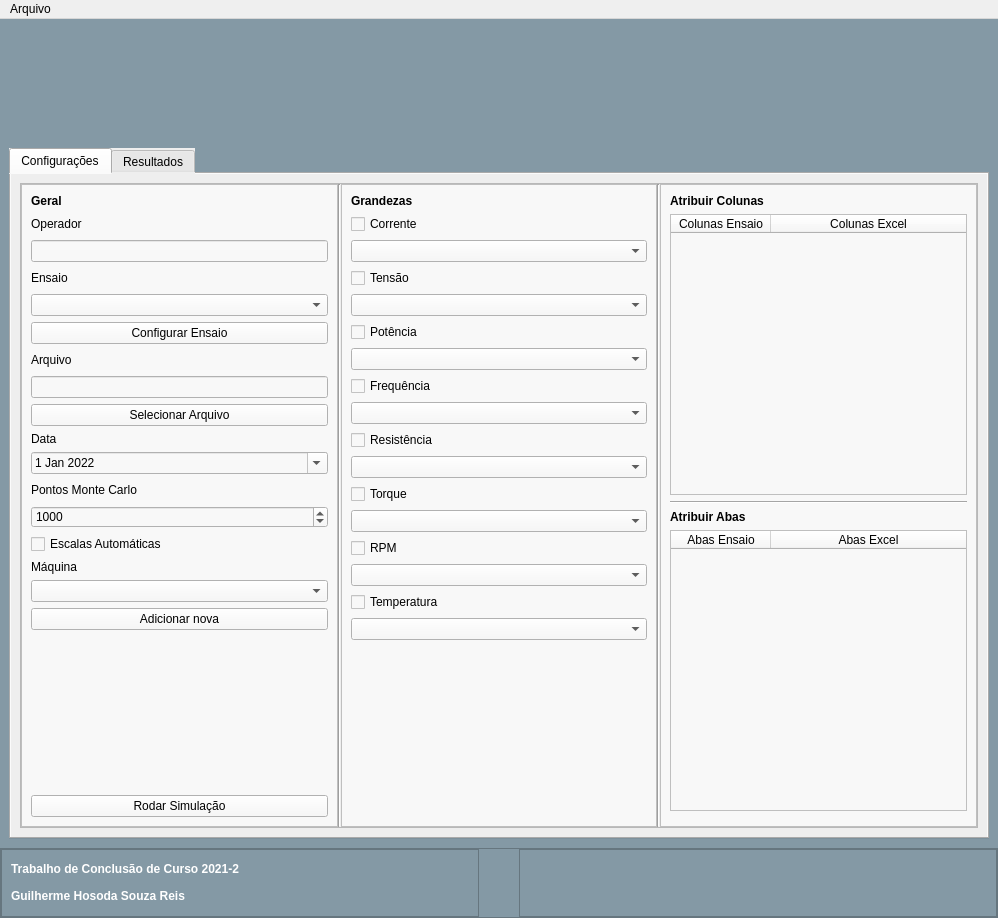
<?xml version="1.0" encoding="UTF-8"?>
<ui version="4.0">
 <class>MainWindow</class>
 <widget class="QMainWindow" name="MainWindow">
  <property name="geometry">
   <rect>
    <x>0</x>
    <y>0</y>
    <width>998</width>
    <height>918</height>
   </rect>
  </property>
  <property name="windowTitle">
   <string>FEIMC</string>
  </property>
  <property name="windowIcon">
   <iconset>
    <normaloff>TCC VSCode/Imagens/logo.png</normaloff>TCC VSCode/Imagens/logo.png</iconset>
  </property>
  <widget class="QWidget" name="centralwidget">
   <layout class="QVBoxLayout" name="verticalLayout">
    <property name="spacing">
     <number>0</number>
    </property>
    <property name="leftMargin">
     <number>0</number>
    </property>
    <property name="topMargin">
     <number>0</number>
    </property>
    <property name="rightMargin">
     <number>0</number>
    </property>
    <property name="bottomMargin">
     <number>0</number>
    </property>
    <item>
     <widget class="QFrame" name="cabecalho">
      <property name="enabled">
       <bool>true</bool>
      </property>
      <property name="minimumSize">
       <size>
        <width>0</width>
        <height>120</height>
       </size>
      </property>
      <property name="maximumSize">
       <size>
        <width>16777215</width>
        <height>120</height>
       </size>
      </property>
      <property name="autoFillBackground">
       <bool>false</bool>
      </property>
      <property name="styleSheet">
       <string notr="true">background-color: rgb(132, 153, 165);</string>
      </property>
      <property name="frameShape">
       <enum>QFrame::NoFrame</enum>
      </property>
      <property name="frameShadow">
       <enum>QFrame::Raised</enum>
      </property>
      <layout class="QHBoxLayout" name="horizontalLayout_8">
       <item>
        <widget class="QLabel" name="logo">
         <property name="sizePolicy">
          <sizepolicy hsizetype="Fixed" vsizetype="Fixed">
           <horstretch>0</horstretch>
           <verstretch>0</verstretch>
          </sizepolicy>
         </property>
         <property name="minimumSize">
          <size>
           <width>300</width>
           <height>100</height>
          </size>
         </property>
         <property name="maximumSize">
          <size>
           <width>300</width>
           <height>100</height>
          </size>
         </property>
         <property name="text">
          <string/>
         </property>
         <property name="pixmap">
          <pixmap resource="TCC VSCode/Imagens/imagens.qrc">:/newPrefix/logo-feimc-escrita.png</pixmap>
         </property>
         <property name="scaledContents">
          <bool>true</bool>
         </property>
         <property name="alignment">
          <set>Qt::AlignLeading|Qt::AlignLeft|Qt::AlignVCenter</set>
         </property>
        </widget>
       </item>
       <item>
        <spacer name="horizontalSpacer">
         <property name="orientation">
          <enum>Qt::Horizontal</enum>
         </property>
         <property name="sizeHint" stdset="0">
          <size>
           <width>40</width>
           <height>20</height>
          </size>
         </property>
        </spacer>
       </item>
       <item>
        <widget class="QLabel" name="logo_2">
         <property name="sizePolicy">
          <sizepolicy hsizetype="Fixed" vsizetype="Fixed">
           <horstretch>0</horstretch>
           <verstretch>0</verstretch>
          </sizepolicy>
         </property>
         <property name="minimumSize">
          <size>
           <width>300</width>
           <height>100</height>
          </size>
         </property>
         <property name="maximumSize">
          <size>
           <width>300</width>
           <height>100</height>
          </size>
         </property>
         <property name="text">
          <string/>
         </property>
         <property name="pixmap">
          <pixmap resource="TCC VSCode/Imagens/imagens.qrc">:/newPrefix/grucad-01.png</pixmap>
         </property>
         <property name="scaledContents">
          <bool>true</bool>
         </property>
        </widget>
       </item>
      </layout>
     </widget>
    </item>
    <item>
     <widget class="QFrame" name="frame">
      <property name="styleSheet">
       <string notr="true">background-color: rgb(132, 153, 165);</string>
      </property>
      <property name="frameShape">
       <enum>QFrame::NoFrame</enum>
      </property>
      <property name="frameShadow">
       <enum>QFrame::Raised</enum>
      </property>
      <layout class="QVBoxLayout" name="verticalLayout_4">
       <item>
        <widget class="QTabWidget" name="tabWidget">
         <property name="sizePolicy">
          <sizepolicy hsizetype="Expanding" vsizetype="Expanding">
           <horstretch>0</horstretch>
           <verstretch>0</verstretch>
          </sizepolicy>
         </property>
         <property name="maximumSize">
          <size>
           <width>16777215</width>
           <height>16777215</height>
          </size>
         </property>
         <property name="autoFillBackground">
          <bool>false</bool>
         </property>
         <property name="styleSheet">
          <string notr="true">background-color: rgb(238, 238, 238);</string>
         </property>
         <property name="currentIndex">
          <number>0</number>
         </property>
         <widget class="QWidget" name="config">
          <attribute name="title">
           <string>Configurações</string>
          </attribute>
          <layout class="QHBoxLayout" name="horizontalLayout_2">
           <item>
            <widget class="QFrame" name="frame_config">
             <property name="sizePolicy">
              <sizepolicy hsizetype="Expanding" vsizetype="Expanding">
               <horstretch>0</horstretch>
               <verstretch>0</verstretch>
              </sizepolicy>
             </property>
             <property name="minimumSize">
              <size>
               <width>200</width>
               <height>300</height>
              </size>
             </property>
             <property name="styleSheet">
              <string notr="true"/>
             </property>
             <property name="frameShape">
              <enum>QFrame::StyledPanel</enum>
             </property>
             <property name="frameShadow">
              <enum>QFrame::Raised</enum>
             </property>
             <layout class="QHBoxLayout" name="horizontalLayout">
              <property name="spacing">
               <number>0</number>
              </property>
              <property name="leftMargin">
               <number>0</number>
              </property>
              <property name="topMargin">
               <number>0</number>
              </property>
              <property name="rightMargin">
               <number>0</number>
              </property>
              <property name="bottomMargin">
               <number>0</number>
              </property>
              <item>
               <widget class="QFrame" name="config_gerais">
                <property name="sizePolicy">
                 <sizepolicy hsizetype="Expanding" vsizetype="Ignored">
                  <horstretch>0</horstretch>
                  <verstretch>0</verstretch>
                 </sizepolicy>
                </property>
                <property name="minimumSize">
                 <size>
                  <width>200</width>
                  <height>0</height>
                 </size>
                </property>
                <property name="maximumSize">
                 <size>
                  <width>16777215</width>
                  <height>16777215</height>
                 </size>
                </property>
                <property name="styleSheet">
                 <string notr="true">background-color: rgb(248, 248, 248);</string>
                </property>
                <property name="frameShape">
                 <enum>QFrame::StyledPanel</enum>
                </property>
                <property name="frameShadow">
                 <enum>QFrame::Raised</enum>
                </property>
                <layout class="QVBoxLayout" name="verticalLayout_2">
                 <item>
                  <widget class="QLabel" name="l_geral">
                   <property name="whatsThis">
                    <string>&lt;html&gt;&lt;head/&gt;&lt;body&gt;&lt;p&gt;&lt;span style=&quot; font-weight:600;&quot;&gt;Grandezas&lt;/span&gt;&lt;/p&gt;&lt;/body&gt;&lt;/html&gt;</string>
                   </property>
                   <property name="text">
                    <string>&lt;html&gt;&lt;head/&gt;&lt;body&gt;&lt;p&gt;&lt;span style=&quot; font-weight:600;&quot;&gt;Geral&lt;/span&gt;&lt;/p&gt;&lt;/body&gt;&lt;/html&gt;</string>
                   </property>
                  </widget>
                 </item>
                 <item>
                  <widget class="QLabel" name="operador">
                   <property name="sizePolicy">
                    <sizepolicy hsizetype="Preferred" vsizetype="MinimumExpanding">
                     <horstretch>0</horstretch>
                     <verstretch>0</verstretch>
                    </sizepolicy>
                   </property>
                   <property name="maximumSize">
                    <size>
                     <width>16777215</width>
                     <height>20</height>
                    </size>
                   </property>
                   <property name="text">
                    <string>Operador</string>
                   </property>
                  </widget>
                 </item>
                 <item>
                  <widget class="QLineEdit" name="i_operador"/>
                 </item>
                 <item>
                  <widget class="QLabel" name="l_ensaio">
                   <property name="sizePolicy">
                    <sizepolicy hsizetype="Preferred" vsizetype="MinimumExpanding">
                     <horstretch>0</horstretch>
                     <verstretch>0</verstretch>
                    </sizepolicy>
                   </property>
                   <property name="maximumSize">
                    <size>
                     <width>16777215</width>
                     <height>20</height>
                    </size>
                   </property>
                   <property name="text">
                    <string>Ensaio</string>
                   </property>
                  </widget>
                 </item>
                 <item>
                  <widget class="QComboBox" name="c_ensaio"/>
                 </item>
                 <item>
                  <widget class="QPushButton" name="b_ensaio">
                   <property name="text">
                    <string>Configurar Ensaio</string>
                   </property>
                  </widget>
                 </item>
                 <item>
                  <widget class="QLabel" name="l_arquivo">
                   <property name="sizePolicy">
                    <sizepolicy hsizetype="Preferred" vsizetype="MinimumExpanding">
                     <horstretch>0</horstretch>
                     <verstretch>0</verstretch>
                    </sizepolicy>
                   </property>
                   <property name="maximumSize">
                    <size>
                     <width>16777215</width>
                     <height>20</height>
                    </size>
                   </property>
                   <property name="text">
                    <string>Arquivo</string>
                   </property>
                  </widget>
                 </item>
                 <item>
                  <widget class="QLineEdit" name="i_arquivo"/>
                 </item>
                 <item>
                  <widget class="QPushButton" name="b_arquivo">
                   <property name="text">
                    <string>Selecionar Arquivo</string>
                   </property>
                  </widget>
                 </item>
                 <item>
                  <widget class="QLabel" name="label">
                   <property name="text">
                    <string>Data</string>
                   </property>
                  </widget>
                 </item>
                 <item>
                  <widget class="QDateEdit" name="dateEdit">
                   <property name="dateTime">
                    <datetime>
                     <hour>0</hour>
                     <minute>0</minute>
                     <second>0</second>
                     <year>2022</year>
                     <month>1</month>
                     <day>1</day>
                    </datetime>
                   </property>
                   <property name="maximumDateTime">
                    <datetime>
                     <hour>23</hour>
                     <minute>59</minute>
                     <second>59</second>
                     <year>9999</year>
                     <month>12</month>
                     <day>31</day>
                    </datetime>
                   </property>
                   <property name="currentSection">
                    <enum>QDateTimeEdit::DaySection</enum>
                   </property>
                   <property name="calendarPopup">
                    <bool>true</bool>
                   </property>
                  </widget>
                 </item>
                 <item>
                  <widget class="QLabel" name="l_pontos">
                   <property name="sizePolicy">
                    <sizepolicy hsizetype="Preferred" vsizetype="MinimumExpanding">
                     <horstretch>0</horstretch>
                     <verstretch>0</verstretch>
                    </sizepolicy>
                   </property>
                   <property name="maximumSize">
                    <size>
                     <width>16777215</width>
                     <height>20</height>
                    </size>
                   </property>
                   <property name="text">
                    <string>Pontos Monte Carlo</string>
                   </property>
                  </widget>
                 </item>
                 <item>
                  <widget class="QSpinBox" name="s_pontos">
                   <property name="minimum">
                    <number>1</number>
                   </property>
                   <property name="maximum">
                    <number>10000</number>
                   </property>
                   <property name="value">
                    <number>1000</number>
                   </property>
                  </widget>
                 </item>
                 <item>
                  <widget class="QCheckBox" name="cb_escalas">
                   <property name="text">
                    <string>Escalas Automáticas</string>
                   </property>
                  </widget>
                 </item>
                 <item>
                  <widget class="QLabel" name="l_maquinas">
                   <property name="maximumSize">
                    <size>
                     <width>16777215</width>
                     <height>20</height>
                    </size>
                   </property>
                   <property name="text">
                    <string>Máquina</string>
                   </property>
                  </widget>
                 </item>
                 <item>
                  <widget class="QComboBox" name="c_maquina"/>
                 </item>
                 <item>
                  <widget class="QPushButton" name="b_maquina">
                   <property name="text">
                    <string>Adicionar nova</string>
                   </property>
                  </widget>
                 </item>
                 <item>
                  <spacer name="verticalSpacer">
                   <property name="orientation">
                    <enum>Qt::Vertical</enum>
                   </property>
                   <property name="sizeHint" stdset="0">
                    <size>
                     <width>20</width>
                     <height>40</height>
                    </size>
                   </property>
                  </spacer>
                 </item>
                 <item>
                  <widget class="QPushButton" name="b_start">
                   <property name="text">
                    <string>Rodar Simulação</string>
                   </property>
                  </widget>
                 </item>
                </layout>
               </widget>
              </item>
              <item>
               <widget class="Line" name="espaco_1">
                <property name="orientation">
                 <enum>Qt::Vertical</enum>
                </property>
               </widget>
              </item>
              <item>
               <widget class="QFrame" name="config_equip">
                <property name="sizePolicy">
                 <sizepolicy hsizetype="Expanding" vsizetype="Preferred">
                  <horstretch>0</horstretch>
                  <verstretch>0</verstretch>
                 </sizepolicy>
                </property>
                <property name="minimumSize">
                 <size>
                  <width>200</width>
                  <height>0</height>
                 </size>
                </property>
                <property name="styleSheet">
                 <string notr="true">background-color: rgb(248, 248, 248);</string>
                </property>
                <property name="frameShape">
                 <enum>QFrame::StyledPanel</enum>
                </property>
                <property name="frameShadow">
                 <enum>QFrame::Raised</enum>
                </property>
                <layout class="QVBoxLayout" name="verticalLayout_3">
                 <item>
                  <widget class="QLabel" name="l_grandezas">
                   <property name="whatsThis">
                    <string>&lt;html&gt;&lt;head/&gt;&lt;body&gt;&lt;p&gt;&lt;span style=&quot; font-weight:600;&quot;&gt;Grandezas&lt;/span&gt;&lt;/p&gt;&lt;/body&gt;&lt;/html&gt;</string>
                   </property>
                   <property name="text">
                    <string>&lt;html&gt;&lt;head/&gt;&lt;body&gt;&lt;p&gt;&lt;span style=&quot; font-weight:600;&quot;&gt;Grandezas&lt;/span&gt;&lt;/p&gt;&lt;/body&gt;&lt;/html&gt;</string>
                   </property>
                  </widget>
                 </item>
                 <item>
                  <widget class="QCheckBox" name="cb_corrente">
                   <property name="text">
                    <string>Corrente</string>
                   </property>
                  </widget>
                 </item>
                 <item>
                  <widget class="QComboBox" name="c_corrente"/>
                 </item>
                 <item>
                  <widget class="QCheckBox" name="cb_tensao">
                   <property name="text">
                    <string>Tensão</string>
                   </property>
                  </widget>
                 </item>
                 <item>
                  <widget class="QComboBox" name="c_tensao"/>
                 </item>
                 <item>
                  <widget class="QCheckBox" name="cb_potencia">
                   <property name="text">
                    <string>Potência</string>
                   </property>
                  </widget>
                 </item>
                 <item>
                  <widget class="QComboBox" name="c_potencia"/>
                 </item>
                 <item>
                  <widget class="QCheckBox" name="cb_frequencia">
                   <property name="text">
                    <string>Frequência</string>
                   </property>
                  </widget>
                 </item>
                 <item>
                  <widget class="QComboBox" name="c_frequencia"/>
                 </item>
                 <item>
                  <widget class="QCheckBox" name="cb_resistencia">
                   <property name="text">
                    <string>Resistência</string>
                   </property>
                  </widget>
                 </item>
                 <item>
                  <widget class="QComboBox" name="c_resistencia"/>
                 </item>
                 <item>
                  <widget class="QCheckBox" name="cb_torque">
                   <property name="text">
                    <string>Torque</string>
                   </property>
                  </widget>
                 </item>
                 <item>
                  <widget class="QComboBox" name="c_torque"/>
                 </item>
                 <item>
                  <widget class="QCheckBox" name="cb_rpm">
                   <property name="text">
                    <string>RPM</string>
                   </property>
                  </widget>
                 </item>
                 <item>
                  <widget class="QComboBox" name="c_rpm"/>
                 </item>
                 <item>
                  <widget class="QCheckBox" name="cb_temperatura">
                   <property name="text">
                    <string>Temperatura</string>
                   </property>
                  </widget>
                 </item>
                 <item>
                  <widget class="QComboBox" name="c_temperatura"/>
                 </item>
                 <item>
                  <spacer name="verticalSpacer_2">
                   <property name="orientation">
                    <enum>Qt::Vertical</enum>
                   </property>
                   <property name="sizeHint" stdset="0">
                    <size>
                     <width>20</width>
                     <height>250</height>
                    </size>
                   </property>
                  </spacer>
                 </item>
                </layout>
               </widget>
              </item>
              <item>
               <widget class="Line" name="espaco_2">
                <property name="orientation">
                 <enum>Qt::Vertical</enum>
                </property>
               </widget>
              </item>
              <item>
               <widget class="QFrame" name="config_dados">
                <property name="sizePolicy">
                 <sizepolicy hsizetype="Expanding" vsizetype="MinimumExpanding">
                  <horstretch>0</horstretch>
                  <verstretch>0</verstretch>
                 </sizepolicy>
                </property>
                <property name="minimumSize">
                 <size>
                  <width>200</width>
                  <height>0</height>
                 </size>
                </property>
                <property name="styleSheet">
                 <string notr="true">background-color: rgb(248, 248, 248);</string>
                </property>
                <property name="frameShape">
                 <enum>QFrame::StyledPanel</enum>
                </property>
                <property name="frameShadow">
                 <enum>QFrame::Raised</enum>
                </property>
                <layout class="QVBoxLayout" name="verticalLayout_5">
                 <property name="spacing">
                  <number>0</number>
                 </property>
                 <property name="leftMargin">
                  <number>0</number>
                 </property>
                 <property name="topMargin">
                  <number>0</number>
                 </property>
                 <property name="rightMargin">
                  <number>0</number>
                 </property>
                 <property name="bottomMargin">
                  <number>0</number>
                 </property>
                 <item>
                  <widget class="QScrollArea" name="scrollArea">
                   <property name="frameShape">
                    <enum>QFrame::NoFrame</enum>
                   </property>
                   <property name="horizontalScrollBarPolicy">
                    <enum>Qt::ScrollBarAlwaysOff</enum>
                   </property>
                   <property name="widgetResizable">
                    <bool>true</bool>
                   </property>
                   <widget class="QWidget" name="scrollAreaWidgetContents">
                    <property name="geometry">
                     <rect>
                      <x>0</x>
                      <y>0</y>
                      <width>314</width>
                      <height>641</height>
                     </rect>
                    </property>
                    <layout class="QVBoxLayout" name="verticalLayout_10">
                     <item>
                      <widget class="QLabel" name="l_at_col">
                       <property name="sizePolicy">
                        <sizepolicy hsizetype="Preferred" vsizetype="Fixed">
                         <horstretch>0</horstretch>
                         <verstretch>0</verstretch>
                        </sizepolicy>
                       </property>
                       <property name="whatsThis">
                        <string>&lt;html&gt;&lt;head/&gt;&lt;body&gt;&lt;p&gt;&lt;span style=&quot; font-weight:600;&quot;&gt;Grandezas&lt;/span&gt;&lt;/p&gt;&lt;/body&gt;&lt;/html&gt;</string>
                       </property>
                       <property name="text">
                        <string>&lt;html&gt;&lt;head/&gt;&lt;body&gt;&lt;p&gt;&lt;span style=&quot; font-weight:600;&quot;&gt;Atribuir Colunas&lt;/span&gt;&lt;/p&gt;&lt;/body&gt;&lt;/html&gt;</string>
                       </property>
                      </widget>
                     </item>
                     <item>
                      <widget class="QTableWidget" name="tw_colunas">
                       <property name="sizeAdjustPolicy">
                        <enum>QAbstractScrollArea::AdjustIgnored</enum>
                       </property>
                       <attribute name="horizontalHeaderStretchLastSection">
                        <bool>true</bool>
                       </attribute>
                       <column>
                        <property name="text">
                         <string>Colunas Ensaio</string>
                        </property>
                       </column>
                       <column>
                        <property name="text">
                         <string>Colunas Excel</string>
                        </property>
                       </column>
                      </widget>
                     </item>
                     <item>
                      <widget class="Line" name="line_2">
                       <property name="orientation">
                        <enum>Qt::Horizontal</enum>
                       </property>
                      </widget>
                     </item>
                     <item>
                      <widget class="QLabel" name="l_at_abas">
                       <property name="sizePolicy">
                        <sizepolicy hsizetype="Preferred" vsizetype="Fixed">
                         <horstretch>0</horstretch>
                         <verstretch>0</verstretch>
                        </sizepolicy>
                       </property>
                       <property name="whatsThis">
                        <string>&lt;html&gt;&lt;head/&gt;&lt;body&gt;&lt;p&gt;&lt;span style=&quot; font-weight:600;&quot;&gt;Grandezas&lt;/span&gt;&lt;/p&gt;&lt;/body&gt;&lt;/html&gt;</string>
                       </property>
                       <property name="text">
                        <string>&lt;html&gt;&lt;head/&gt;&lt;body&gt;&lt;p&gt;&lt;span style=&quot; font-weight:600;&quot;&gt;Atribuir Abas&lt;/span&gt;&lt;/p&gt;&lt;/body&gt;&lt;/html&gt;</string>
                       </property>
                      </widget>
                     </item>
                     <item>
                      <widget class="QTableWidget" name="tw_linhas">
                       <attribute name="horizontalHeaderStretchLastSection">
                        <bool>true</bool>
                       </attribute>
                       <column>
                        <property name="text">
                         <string>Abas Ensaio</string>
                        </property>
                       </column>
                       <column>
                        <property name="text">
                         <string>Abas Excel</string>
                        </property>
                       </column>
                      </widget>
                     </item>
                     <item>
                      <widget class="QWidget" name="w_abas" native="true"/>
                     </item>
                    </layout>
                   </widget>
                  </widget>
                 </item>
                </layout>
               </widget>
              </item>
             </layout>
            </widget>
           </item>
          </layout>
         </widget>
         <widget class="QWidget" name="resultados">
          <attribute name="title">
           <string>Resultados</string>
          </attribute>
          <layout class="QVBoxLayout" name="verticalLayout_6">
           <item>
            <widget class="QFrame" name="frame_4">
             <property name="frameShape">
              <enum>QFrame::StyledPanel</enum>
             </property>
             <property name="frameShadow">
              <enum>QFrame::Raised</enum>
             </property>
             <layout class="QHBoxLayout" name="horizontalLayout_4">
              <item>
               <widget class="QFrame" name="frame_2">
                <property name="maximumSize">
                 <size>
                  <width>200</width>
                  <height>16777215</height>
                 </size>
                </property>
                <property name="styleSheet">
                 <string notr="true">background-color: rgb(248, 248, 248);</string>
                </property>
                <property name="frameShape">
                 <enum>QFrame::StyledPanel</enum>
                </property>
                <property name="frameShadow">
                 <enum>QFrame::Raised</enum>
                </property>
                <layout class="QVBoxLayout" name="verticalLayout_7">
                 <item>
                  <widget class="QLabel" name="l_resultados">
                   <property name="whatsThis">
                    <string>&lt;html&gt;&lt;head/&gt;&lt;body&gt;&lt;p&gt;&lt;span style=&quot; font-weight:600;&quot;&gt;Grandezas&lt;/span&gt;&lt;/p&gt;&lt;/body&gt;&lt;/html&gt;</string>
                   </property>
                   <property name="text">
                    <string>&lt;html&gt;&lt;head/&gt;&lt;body&gt;&lt;p&gt;&lt;span style=&quot; font-weight:600;&quot;&gt;Apresentar no relatório&lt;/span&gt;&lt;/p&gt;&lt;/body&gt;&lt;/html&gt;</string>
                   </property>
                  </widget>
                 </item>
                 <item>
                  <widget class="QCheckBox" name="cb_violino">
                   <property name="text">
                    <string>ViollinPlot</string>
                   </property>
                  </widget>
                 </item>
                 <item>
                  <widget class="QCheckBox" name="cb_boxplot">
                   <property name="text">
                    <string>BoxPlot</string>
                   </property>
                  </widget>
                 </item>
                 <item>
                  <widget class="QCheckBox" name="cb_histograma_nominal">
                   <property name="text">
                    <string>Histograma (nominal apenas)</string>
                   </property>
                  </widget>
                 </item>
                 <item>
                  <widget class="QCheckBox" name="cb_histograma">
                   <property name="text">
                    <string>Histograma (todos)</string>
                   </property>
                  </widget>
                 </item>
                 <item>
                  <widget class="QCheckBox" name="cb_max_min">
                   <property name="text">
                    <string>Máximo e mínimo</string>
                   </property>
                  </widget>
                 </item>
                 <item>
                  <widget class="QCheckBox" name="cb_media">
                   <property name="text">
                    <string>Média</string>
                   </property>
                  </widget>
                 </item>
                 <item>
                  <widget class="QCheckBox" name="cb_moda">
                   <property name="text">
                    <string>Moda</string>
                   </property>
                  </widget>
                 </item>
                 <item>
                  <widget class="QCheckBox" name="cb_mediana">
                   <property name="text">
                    <string>Mediana</string>
                   </property>
                  </widget>
                 </item>
                 <item>
                  <widget class="QCheckBox" name="cb_desvio_padrao">
                   <property name="text">
                    <string>Desvio Padrão</string>
                   </property>
                  </widget>
                 </item>
                 <item>
                  <widget class="QCheckBox" name="cb_variancia">
                   <property name="text">
                    <string>Variância</string>
                   </property>
                  </widget>
                 </item>
                 <item>
                  <widget class="QCheckBox" name="cb_quartis">
                   <property name="text">
                    <string>Quartis</string>
                   </property>
                  </widget>
                 </item>
                 <item>
                  <spacer name="verticalSpacer_4">
                   <property name="orientation">
                    <enum>Qt::Vertical</enum>
                   </property>
                   <property name="sizeHint" stdset="0">
                    <size>
                     <width>20</width>
                     <height>344</height>
                    </size>
                   </property>
                  </spacer>
                 </item>
                 <item>
                  <widget class="QCheckBox" name="cb_todos_resultados">
                   <property name="text">
                    <string>Selecionar todos</string>
                   </property>
                  </widget>
                 </item>
                 <item>
                  <widget class="QPushButton" name="pushButton">
                   <property name="text">
                    <string>Gerar Relatório</string>
                   </property>
                  </widget>
                 </item>
                </layout>
               </widget>
              </item>
              <item>
               <widget class="Line" name="line">
                <property name="orientation">
                 <enum>Qt::Vertical</enum>
                </property>
               </widget>
              </item>
              <item>
               <widget class="QFrame" name="frame_3">
                <property name="styleSheet">
                 <string notr="true">background-color: rgb(248, 248, 248);</string>
                </property>
                <property name="frameShape">
                 <enum>QFrame::StyledPanel</enum>
                </property>
                <property name="frameShadow">
                 <enum>QFrame::Raised</enum>
                </property>
                <layout class="QVBoxLayout" name="verticalLayout_9">
                 <item>
                  <widget class="QWidget" name="w_resultado" native="true"/>
                 </item>
                </layout>
               </widget>
              </item>
             </layout>
            </widget>
           </item>
          </layout>
         </widget>
        </widget>
       </item>
      </layout>
     </widget>
    </item>
    <item>
     <widget class="QFrame" name="rodape">
      <property name="minimumSize">
       <size>
        <width>0</width>
        <height>70</height>
       </size>
      </property>
      <property name="maximumSize">
       <size>
        <width>16777215</width>
        <height>70</height>
       </size>
      </property>
      <property name="styleSheet">
       <string notr="true">background-color: rgb(132, 153, 165);</string>
      </property>
      <property name="frameShape">
       <enum>QFrame::StyledPanel</enum>
      </property>
      <property name="frameShadow">
       <enum>QFrame::Raised</enum>
      </property>
      <layout class="QHBoxLayout" name="horizontalLayout_9">
       <property name="spacing">
        <number>0</number>
       </property>
       <property name="leftMargin">
        <number>0</number>
       </property>
       <property name="topMargin">
        <number>0</number>
       </property>
       <property name="rightMargin">
        <number>0</number>
       </property>
       <property name="bottomMargin">
        <number>0</number>
       </property>
       <item>
        <widget class="QFrame" name="frame_6">
         <property name="frameShape">
          <enum>QFrame::StyledPanel</enum>
         </property>
         <property name="frameShadow">
          <enum>QFrame::Raised</enum>
         </property>
         <layout class="QVBoxLayout" name="verticalLayout_8">
          <item>
           <widget class="QLabel" name="l_rodape">
            <property name="whatsThis">
             <string>&lt;html&gt;&lt;head/&gt;&lt;body&gt;&lt;p&gt;&lt;span style=&quot; font-weight:600; color:#ffffff;&quot;&gt;Guilherme Hosoda Souza Reis&lt;/span&gt;&lt;/p&gt;&lt;p&gt;&lt;span style=&quot; font-weight:600; color:#ffffff;&quot;&gt;Trabalho de Conclusão de Curso 2021-2&lt;/span&gt;&lt;/p&gt;&lt;/body&gt;&lt;/html&gt;</string>
            </property>
            <property name="text">
             <string>&lt;html&gt;&lt;head/&gt;&lt;body&gt;&lt;p&gt;&lt;span style=&quot; font-weight:600; color:#ffffff;&quot;&gt;Trabalho de Conclusão de Curso 2021-2&lt;/span&gt;&lt;/p&gt;&lt;/body&gt;&lt;/html&gt;</string>
            </property>
           </widget>
          </item>
          <item>
           <widget class="QLabel" name="label_4">
            <property name="text">
             <string>&lt;html&gt;&lt;head/&gt;&lt;body&gt;&lt;p&gt;&lt;span style=&quot; font-weight:600; color:#ffffff;&quot;&gt;Guilherme Hosoda Souza Reis&lt;/span&gt;&lt;/p&gt;&lt;/body&gt;&lt;/html&gt;</string>
            </property>
           </widget>
          </item>
         </layout>
        </widget>
       </item>
       <item>
        <widget class="QLabel" name="logo_3">
         <property name="sizePolicy">
          <sizepolicy hsizetype="Fixed" vsizetype="Fixed">
           <horstretch>0</horstretch>
           <verstretch>0</verstretch>
          </sizepolicy>
         </property>
         <property name="minimumSize">
          <size>
           <width>40</width>
           <height>50</height>
          </size>
         </property>
         <property name="maximumSize">
          <size>
           <width>40</width>
           <height>50</height>
          </size>
         </property>
         <property name="text">
          <string/>
         </property>
         <property name="pixmap">
          <pixmap resource="TCC VSCode/Imagens/imagens.qrc">:/newPrefix/ufsc.png</pixmap>
         </property>
         <property name="scaledContents">
          <bool>true</bool>
         </property>
         <property name="alignment">
          <set>Qt::AlignHCenter|Qt::AlignTop</set>
         </property>
        </widget>
       </item>
       <item>
        <widget class="QFrame" name="frame_5">
         <property name="frameShape">
          <enum>QFrame::StyledPanel</enum>
         </property>
         <property name="frameShadow">
          <enum>QFrame::Raised</enum>
         </property>
        </widget>
       </item>
      </layout>
     </widget>
    </item>
   </layout>
   <zorder>rodape</zorder>
   <zorder>frame</zorder>
   <zorder>cabecalho</zorder>
  </widget>
  <widget class="QMenuBar" name="menubar">
   <property name="geometry">
    <rect>
     <x>0</x>
     <y>0</y>
     <width>998</width>
     <height>21</height>
    </rect>
   </property>
   <widget class="QMenu" name="menuArquivo">
    <property name="title">
     <string>Arquivo</string>
    </property>
    <addaction name="actionSalvar"/>
    <addaction name="separator"/>
    <addaction name="actionAbrir"/>
    <addaction name="actionNovo"/>
   </widget>
   <addaction name="menuArquivo"/>
  </widget>
  <action name="actionSalvar">
   <property name="text">
    <string>Salvar</string>
   </property>
  </action>
  <action name="actionAbrir">
   <property name="text">
    <string>Abrir</string>
   </property>
  </action>
  <action name="actionNovo">
   <property name="text">
    <string>Novo</string>
   </property>
  </action>
 </widget>
 <resources>
  <include location="TCC VSCode/Imagens/imagens.qrc"/>
 </resources>
 <connections/>
</ui>
